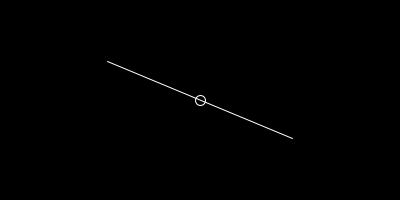
Frame 1 (no input)
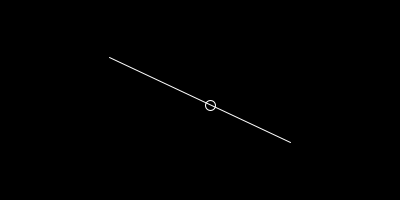
Frame 60 (the mouse pressed at the canvas centre just before this capture)
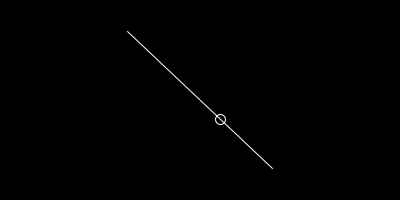
Frame 120 (the mouse held since frame 60 and released just before this capture)

The Processing sketch that drew these frames (run headless with seeded random() and noise(); from frame 60 on, the mouse is pressed at the canvas centre):

// Processing sketch: Balance
// ── Balance.pde
float x = 0;
float t = 0;
float a = PI/8;

float time = 0;
float record = 0;

void setup(){
  size(400,200);
  smooth();
}

void draw(){
  time ++;
  if(x > width/4 || x < -width/4){
    reset();
  }
  if(record < time){
    record = time;
  }
  if(keyPressed){
    if(key == 'a'){
      x--;
    }
    if(key == 's'){
      x++;
    }
  }
  
  x += a*0.5;

  t += x*0.00001;

  a += t*0.6;

  background(0);
  stroke(255);
  noFill();
  line(width/2+cos(a)*width/4, height/2+sin(a)*width/4, width/2+cos(a)*-width/4, height/2+sin(a)*-width/4);

  ellipse(width/2+cos(a)*x, height/2+sin(a)*x, 10,10);
}

void reset(){
  x = 1;
  t = 0;
  a = 0;
  time = 0;
}
